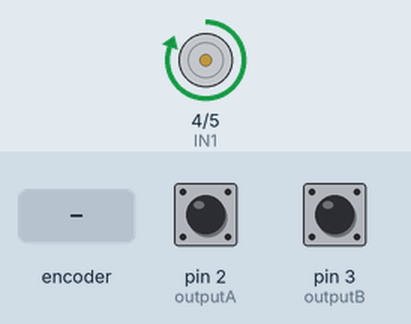
This sketch was run on a simulated Arduino Uno, built with avr-gcc and run on an emulated ATmega328P. Shown: motor-driver pin pairs drawn as motors (green arrow = first pin HIGH = forward, orange = second pin HIGH = backward, longer = more drive). The inputs (shaded band) are chosen by the test bench; at power-on: pin 2 (outputA) HIGH, pin 3 (outputB) HIGH. What the sketch prints to the serial monitor is not drawn.

Above: at 1.2 s.
1.3 s: rotary encoder on pin 2 (outputA) / pin 3 (outputB) turned 3 steps (first pin leading)
Timing chart, 0 to 4.3 s (numbered marks = the images above; inputs shaded):
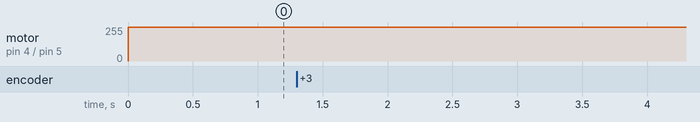

The sketch:

encoder.ino
```cpp
 #define outputA 2
 #define outputB 3
 #define IN1 4
 #define IN2 5
  // #define ENA 4
 int counter = 0;
 int aState;
 int aLastState;
 //const int trigPin = 5;
//const int echoPin = 4;
// defines variables
long duration;
int distance;
 void setup() {
   pinMode (outputA,INPUT);
   pinMode (outputB,INPUT);
   pinMode (IN1,OUTPUT);
   pinMode (IN2,OUTPUT);
   //pinMode (ENA,OUTPUT);

   // Reads the initial state of the outputA
   aLastState = digitalRead(outputA);
//   pinMode(trigPin, OUTPUT); // Sets the trigPin as an Output
//pinMode(echoPin, INPUT)

; // Sets the echoPin as an Input
 Serial.begin (9600);
 }
 void loop() {
   digitalWrite(IN1,1);
     digitalWrite(IN2,0);
   aState = digitalRead(outputA); // Reads the "current" state of the outputA
   // If the previous and the current state of the outputA are different, that means a Pulse has occured
   if (aState != aLastState){
     // If the outputB state is different to the outputA state, that means the encoder is rotating clockwise
     if (digitalRead(outputB) != aState) {
       counter ++;
     } else {
       counter --;
     }
     Serial.print("Position: ");
     Serial.println(counter);
     if(abs(counter)-abs(aLastState)>3){
     // analogWrite(ENA,counter);
     Serial.print("Hi ");
     digitalWrite(IN1,0);
     digitalWrite(IN2,0);}
   }
   aLastState = aState; // Updates the previous stadte of the outputA with the current state

//digitalWrite(trigPin, LOW);
//delayMicroseconds(2);
// Sets the trigPin on HIGH state for 10 micro seconds
//digitalWrite(trigPin, HIGH);
//delayMicroseconds(10);
//digitalWrite(trigPin, LOW);
// Reads the echoPin, returns the sound wave travel time in microseconds
//duration = pulseIn(echoPin, HIGH);
// Calculating the distance
//distance= duration*0.034/2;
// Prints the distance on the Serial Monitor
//Serial.print("Distance: ");
//Serial.println(distance);
 }
```
